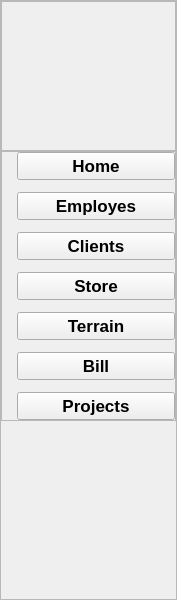
    <widget class="QWidget" name="leftMenu" native="true">
     <property name="geometry">
      <rect>
       <x>20</x>
       <y>10</y>
       <width>177</width>
       <height>600</height>
      </rect>
     </property>
     <property name="minimumSize">
      <size>
       <width>177</width>
       <height>600</height>
      </size>
     </property>
     <property name="maximumSize">
      <size>
       <width>177</width>
       <height>600</height>
      </size>
     </property>
     <property name="styleSheet">
      <string notr="true"/>
     </property>
     <layout class="QVBoxLayout" name="verticalLayout_11">
      <property name="spacing">
       <number>0</number>
      </property>
      <property name="leftMargin">
       <number>0</number>
      </property>
      <property name="topMargin">
       <number>0</number>
      </property>
      <property name="rightMargin">
       <number>0</number>
      </property>
      <property name="bottomMargin">
       <number>0</number>
      </property>
      <item>
       <widget class="QFrame" name="frame_15">
        <property name="frameShape">
         <enum>QFrame::StyledPanel</enum>
        </property>
        <property name="frameShadow">
         <enum>QFrame::Raised</enum>
        </property>
        <layout class="QVBoxLayout" name="verticalLayout_12">
         <property name="spacing">
          <number>0</number>
         </property>
         <property name="leftMargin">
          <number>0</number>
         </property>
         <property name="topMargin">
          <number>0</number>
         </property>
         <property name="rightMargin">
          <number>0</number>
         </property>
         <property name="bottomMargin">
          <number>0</number>
         </property>
         <item>
          <widget class="QFrame" name="frame_16">
           <property name="minimumSize">
            <size>
             <width>150</width>
             <height>150</height>
            </size>
           </property>
           <property name="maximumSize">
            <size>
             <width>200</width>
             <height>150</height>
            </size>
           </property>
           <property name="frameShape">
            <enum>QFrame::StyledPanel</enum>
           </property>
           <property name="frameShadow">
            <enum>QFrame::Raised</enum>
           </property>
           <widget class="QLabel" name="label_44">
            <property name="geometry">
             <rect>
              <x>-20</x>
              <y>-40</y>
              <width>230</width>
              <height>230</height>
             </rect>
            </property>
            <property name="minimumSize">
             <size>
              <width>230</width>
              <height>230</height>
             </size>
            </property>
            <property name="maximumSize">
             <size>
              <width>230</width>
              <height>230</height>
             </size>
            </property>
            <property name="text">
             <string/>
            </property>
            <property name="pixmap">
             <pixmap>../logo.png</pixmap>
            </property>
            <property name="scaledContents">
             <bool>true</bool>
            </property>
           </widget>
          </widget>
         </item>
         <item alignment="Qt::AlignTop">
          <widget class="QFrame" name="frame_17">
           <property name="frameShape">
            <enum>QFrame::StyledPanel</enum>
           </property>
           <property name="frameShadow">
            <enum>QFrame::Raised</enum>
           </property>
           <layout class="QVBoxLayout" name="verticalLayout_13">
            <property name="spacing">
             <number>12</number>
            </property>
            <property name="leftMargin">
             <number>15</number>
            </property>
            <property name="topMargin">
             <number>0</number>
            </property>
            <property name="rightMargin">
             <number>0</number>
            </property>
            <property name="bottomMargin">
             <number>0</number>
            </property>
            <item>
             <widget class="QPushButton" name="pushButton_12">
              <property name="font">
               <font>
                <pointsize>13</pointsize>
                <weight>75</weight>
                <bold>true</bold>
               </font>
              </property>
              <property name="text">
               <string>Home</string>
              </property>
              <property name="icon">
               <iconset resource="resources.qrc">
                <normaloff>:/whiteIcons/assets/icons/white/home.svg</normaloff>:/whiteIcons/assets/icons/white/home.svg</iconset>
              </property>
              <property name="iconSize">
               <size>
                <width>24</width>
                <height>24</height>
               </size>
              </property>
             </widget>
            </item>
            <item>
             <widget class="QPushButton" name="pushButton_13">
              <property name="font">
               <font>
                <pointsize>13</pointsize>
                <weight>75</weight>
                <bold>true</bold>
               </font>
              </property>
              <property name="text">
               <string>Employes</string>
              </property>
              <property name="iconSize">
               <size>
                <width>24</width>
                <height>24</height>
               </size>
              </property>
             </widget>
            </item>
            <item>
             <widget class="QPushButton" name="pushButton_14">
              <property name="font">
               <font>
                <pointsize>13</pointsize>
                <weight>75</weight>
                <bold>true</bold>
               </font>
              </property>
              <property name="text">
               <string>Clients</string>
              </property>
              <property name="iconSize">
               <size>
                <width>24</width>
                <height>24</height>
               </size>
              </property>
             </widget>
            </item>
            <item>
             <widget class="QPushButton" name="pushButton_15">
              <property name="font">
               <font>
                <pointsize>13</pointsize>
                <weight>75</weight>
                <bold>true</bold>
               </font>
              </property>
              <property name="text">
               <string>Store</string>
              </property>
              <property name="iconSize">
               <size>
                <width>24</width>
                <height>24</height>
               </size>
              </property>
             </widget>
            </item>
            <item>
             <widget class="QPushButton" name="pushButton_16">
              <property name="font">
               <font>
                <pointsize>13</pointsize>
                <weight>75</weight>
                <bold>true</bold>
               </font>
              </property>
              <property name="text">
               <string>Terrain</string>
              </property>
             </widget>
            </item>
            <item>
             <widget class="QPushButton" name="pushButton_17">
              <property name="font">
               <font>
                <pointsize>13</pointsize>
                <weight>75</weight>
                <bold>true</bold>
               </font>
              </property>
              <property name="text">
               <string>Bill</string>
              </property>
             </widget>
            </item>
            <item>
             <widget class="QPushButton" name="pushButton_18">
              <property name="font">
               <font>
                <pointsize>13</pointsize>
                <weight>75</weight>
                <bold>true</bold>
               </font>
              </property>
              <property name="text">
               <string>Projects</string>
              </property>
              <property name="iconSize">
               <size>
                <width>24</width>
                <height>24</height>
               </size>
              </property>
             </widget>
            </item>
           </layout>
          </widget>
         </item>
        </layout>
       </widget>
      </item>
     </layout>
    </widget>
